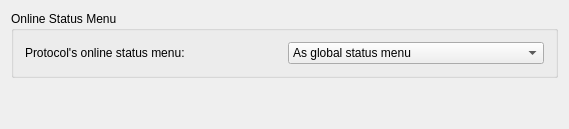
<ui version="4.0" >
 <author>Roman Jarosz</author>
 <class>StatusConfig_General</class>
 <widget class="QWidget" name="StatusConfig_General" >
  <property name="geometry" >
   <rect>
    <x>0</x>
    <y>0</y>
    <width>569</width>
    <height>129</height>
   </rect>
  </property>
  <layout class="QVBoxLayout" >
   <item>
    <widget class="QGroupBox" name="groupBox" >
     <property name="title" >
      <string>Online Status Menu</string>
     </property>
     <layout class="QGridLayout" >
      <item row="0" column="0" >
       <widget class="QLabel" name="label" >
        <property name="text" >
         <string>Protocol's online status menu:</string>
        </property>
       </widget>
      </item>
      <item row="0" column="1" >
       <widget class="QComboBox" name="kcfg_protocolStatusMenuType" >
        <item>
         <property name="text" >
          <string>As global status menu</string>
         </property>
        </item>
        <item>
         <property name="text" >
          <string>Only statuses with matching category</string>
         </property>
        </item>
        <item>
         <property name="text" >
          <string>All statuses with parent category</string>
         </property>
        </item>
       </widget>
      </item>
     </layout>
    </widget>
   </item>
   <item>
    <spacer>
     <property name="orientation" >
      <enum>Qt::Vertical</enum>
     </property>
     <property name="sizeHint" >
      <size>
       <width>20</width>
       <height>0</height>
      </size>
     </property>
    </spacer>
   </item>
  </layout>
 </widget>
 <layoutdefault spacing="6" margin="11" />
 <pixmapfunction>qPixmapFromMimeSource</pixmapfunction>
 <includes/>
 <resources/>
 <connections/>
</ui>
